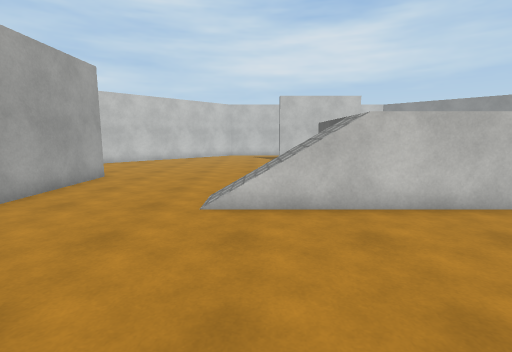
view 1 (above)

18 first-person views from a walk through a 3-D level made in the Unity game engine. The camera is 1.5 m above the floor, tilts 8° down and sees 85° across. The floor is counted in squares, 1 m on a side. Each view is taken from the middle of a square. On the plan, view 1 faces up. The plan holds only what a view shows up to about 14 squares ahead; the rest is blank. The place goes on beyond the plan. The player character is not drawn. Surface patterns are stand-ins for the level's own textures.

view 2
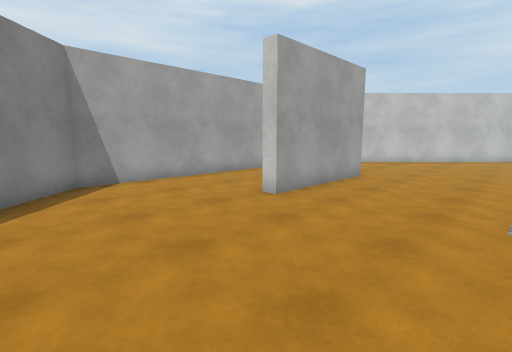

view 3
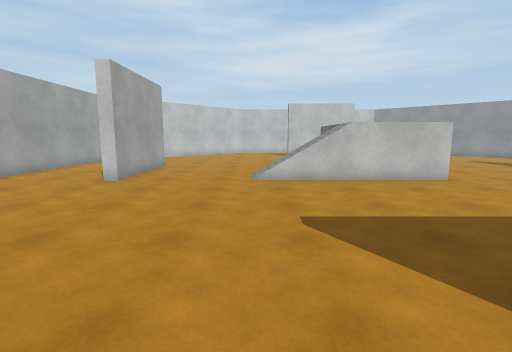

view 4
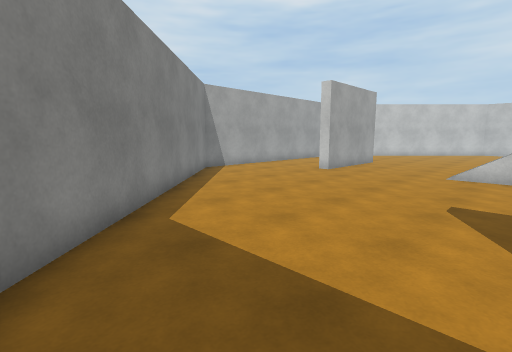

view 5
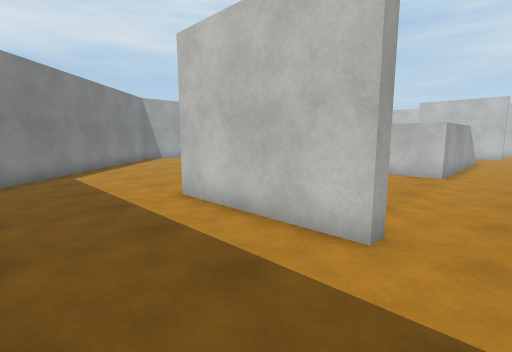

view 6
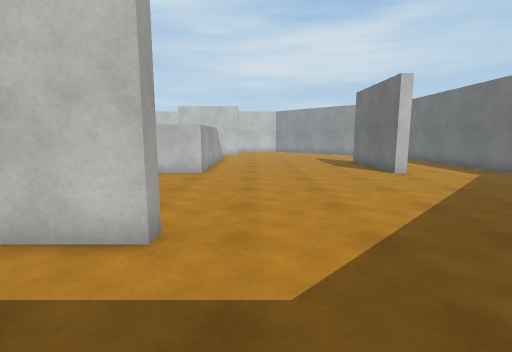

view 7
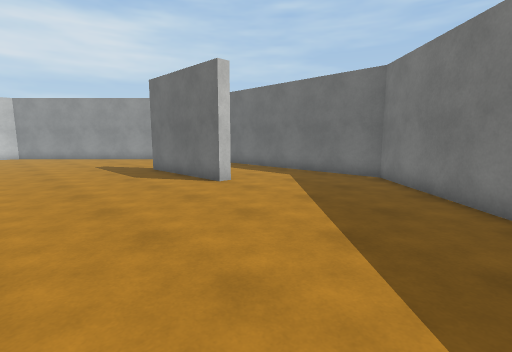

view 8
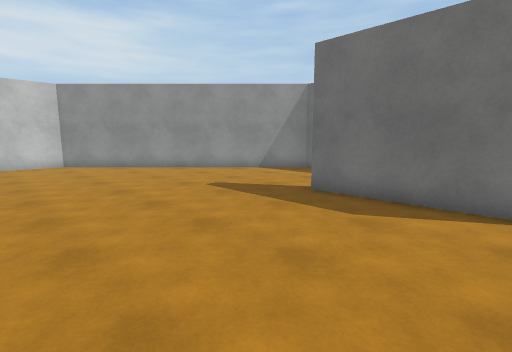

view 9
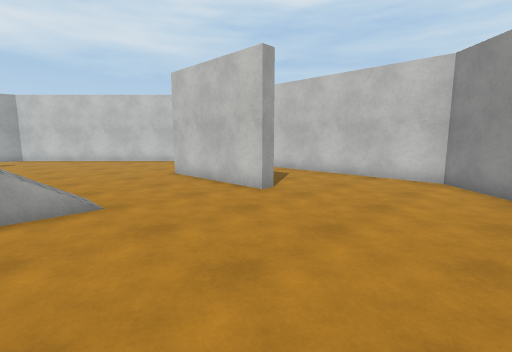

view 10
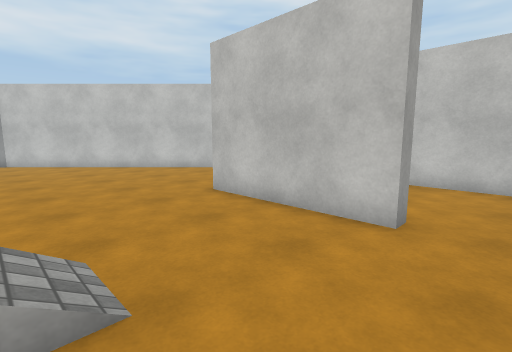

view 11
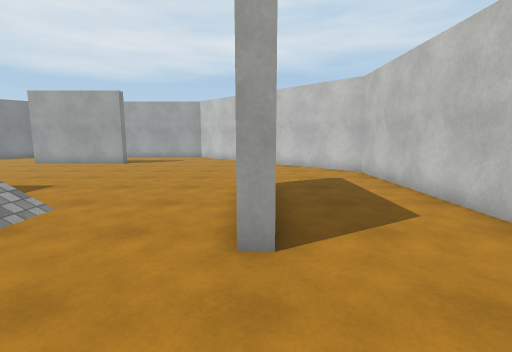

view 12
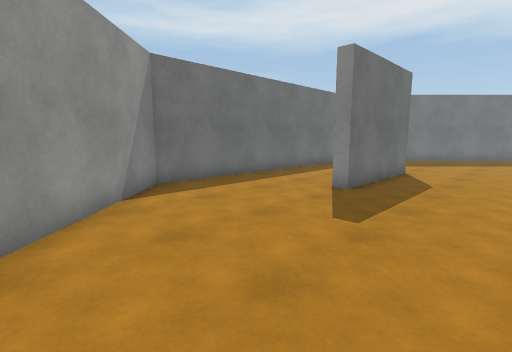

view 13
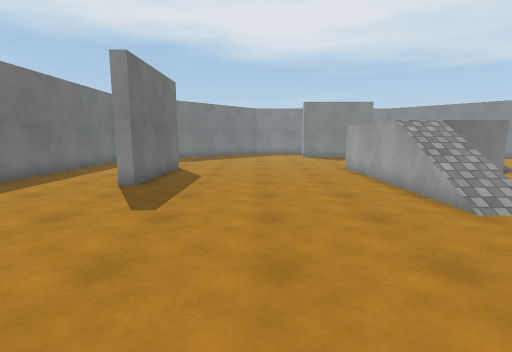

view 14
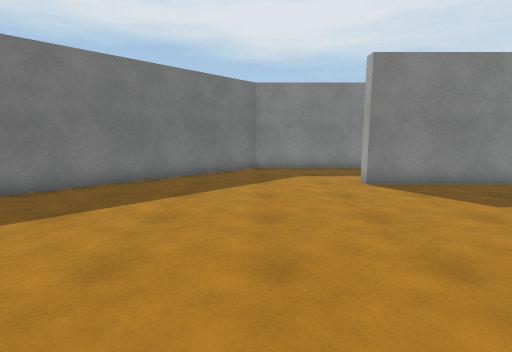

view 15
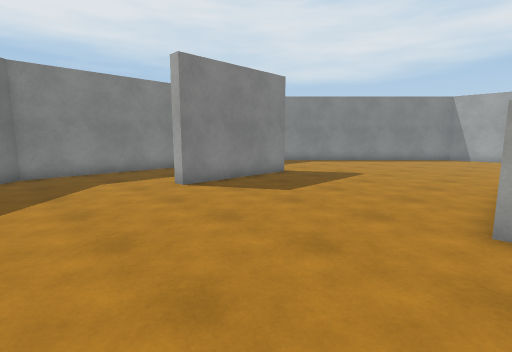

view 16
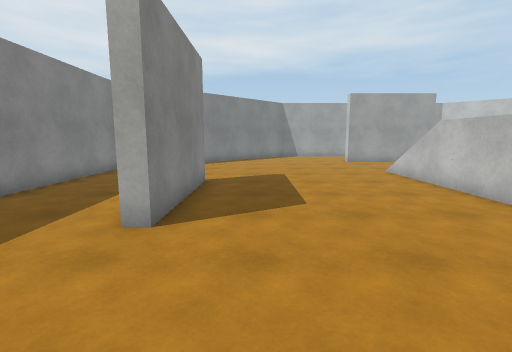

view 17
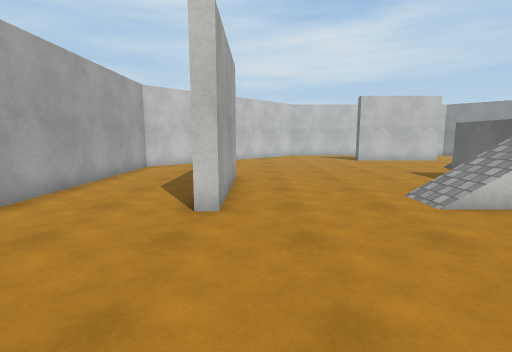

view 18
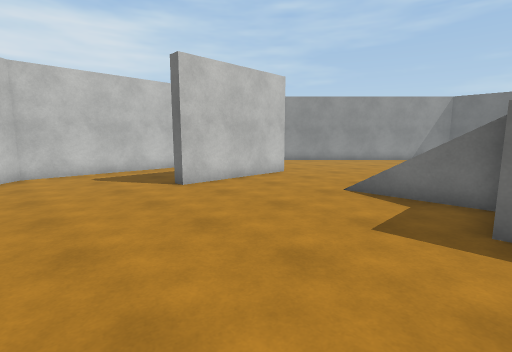

### Floor plan
Key: @ floor where view 1 was taken; # wall or solid block; . main floor; : floor 2 m higher than the main floor; / step, stairs or slope; = window, fence, low wall or low ledge; v drop or lower ground.
Columns run from 11 left of view 1 to 19 right of it. Each row starts with its distance up from view 1.
 23         ###############
 22        ##.............##
 21       ##...............##
 20      ##.................##
 19     ##...................##
 18    ##........#####........##
 17   ##.......................##
 16  ##.........................##
 15 ##...........................##
 14 #.............................#
 13 #.............../.............#
 12 #... ..........=//............#
 11 #... ..........#//............#
 10 #....#.......#:::........#....#
  9 #....#.......v   ........#....#
  8 #....#.......v   ........#....#
  7 #....#....///    ........#....#
  6 #....#....////:::#.......#....#
  5 #.............................#
  4 #.............................#
  3 #.............................#
  2 #.............................#
  1 ##...........................##
  0  ##........@................##
 -1   ##.......................##
 -2    ##........#####........##
 -3     ##...................##
 -4      ##.................##
 -5       ##...............##
 -6        ##.............##
 -7         ###############

Positions as (right, up) in squares from view 1, and headings:
1: (0, 0), facing up
2: (-1, 0), facing up-left
3: (-1, -4), facing up
4: (1, -6), facing up-left
5: (8, -6), facing up-left
6: (8, -6), facing up
7: (8, -2), facing up-right
8: (7, 6), facing up-right
9: (12, 12), facing up-left
10: (8, 13), facing up-left
11: (10, 18), facing left
12: (10, 18), facing down-right
13: (10, 19), facing down
14: (10, 7), facing down
15: (11, 6), facing down-left
16: (11, 0), facing left
17: (-5, 0), facing up
18: (-3, 10), facing up-right
